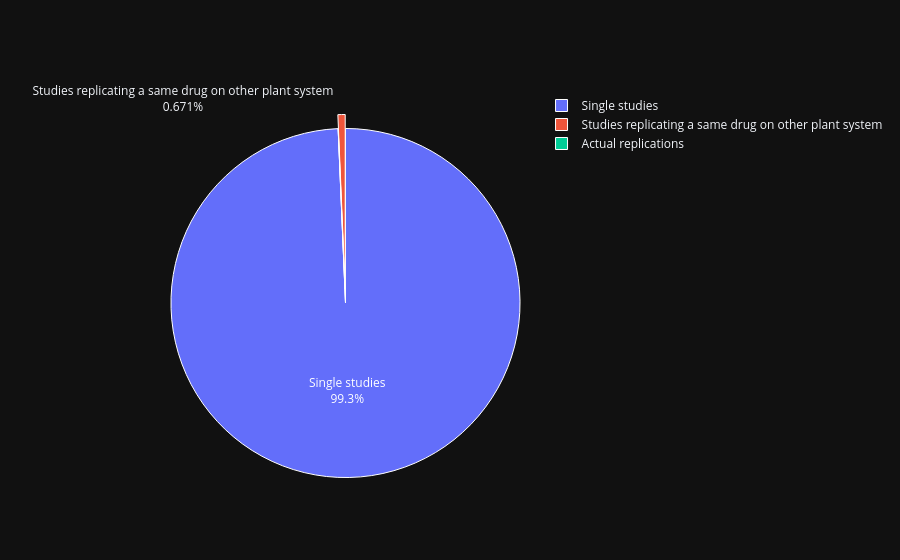

Here is the notebook cell this chart was saved with:
### Code cell
# NB! Not true data!!!
# Leader lines dont seem to work. For very small slices, separating the slice slightly (pull)
# makes the connector line visible and avoids overlap.
ironic_replications = go.Figure(data=[go.Pie(
    labels=['Single studies', 'Actual replications', 'Studies replicating a same drug on other plant system'],
    values=[148, 0, 1],         #MADE UP DATA
    textinfo='label+percent',
    textposition=['inside', 'none', 'outside'],
    pull=[0, 0, 0.08],  # separate the tiny slice 
    hovertemplate='%{label}: %{value} studies<extra></extra>'
)])

ironic_replications.update_traces(textfont_size=12, marker=dict(line=dict(color='white', width=1)))
ironic_replications.update_layout(
    margin=dict(t=60, b=20, l=20, r=20)
)

ironic_replications.show()
ironic_replications.write_image('replications.png', width=800, height=600, scale=2)

### Figure 1 — Plotly figure (JSON) as saved in the notebook; plotly's stock layout.template omitted (floating-point values rounded to 4 significant figures)
{"data": [{"hovertemplate": "%{label}: %{value} studies<extra></extra>", "labels": ["Single studies", "Actual replications", "Studies replicating a same drug on other plant system"], "pull": [0, 0, 0.08], "textinfo": "label+percent", "textposition": ["inside", "none", "outside"], "values": [148, 0, 1], "type": "pie", "textfont": {"size": 12}, "marker": {"line": {"color": "white", "width": 1}}}], "layout": {"margin": {"t": 60, "b": 20, "l": 20, "r": 20}}}
